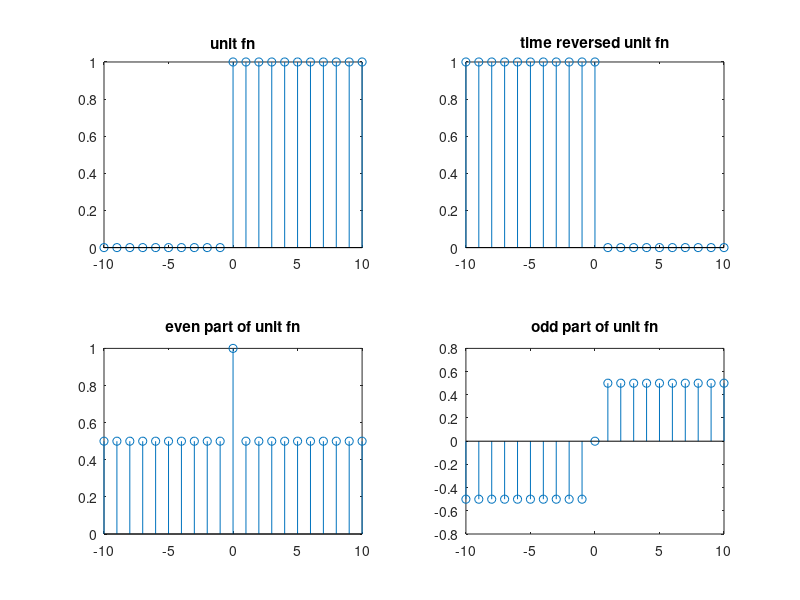

This chart was generated by the following MATLAB code:
clc;
clear;

n=-10:1:10;
for i=1:21
    if n(i)< 0
        x(i)=0;
    else
        x(i)=1;
    end
end

xc= flip(x);

subplot(2,2,1)
stem(n,x)
title('unit fn')

subplot(2,2,2)
stem(n,xc)
title('time reversed unit fn')

subplot(2,2,3)
stem(n,(x+xc)/2)
title('even part of unit fn')

subplot(2,2,4)
stem(n,(x-xc)/2)
title('odd part of unit fn')

